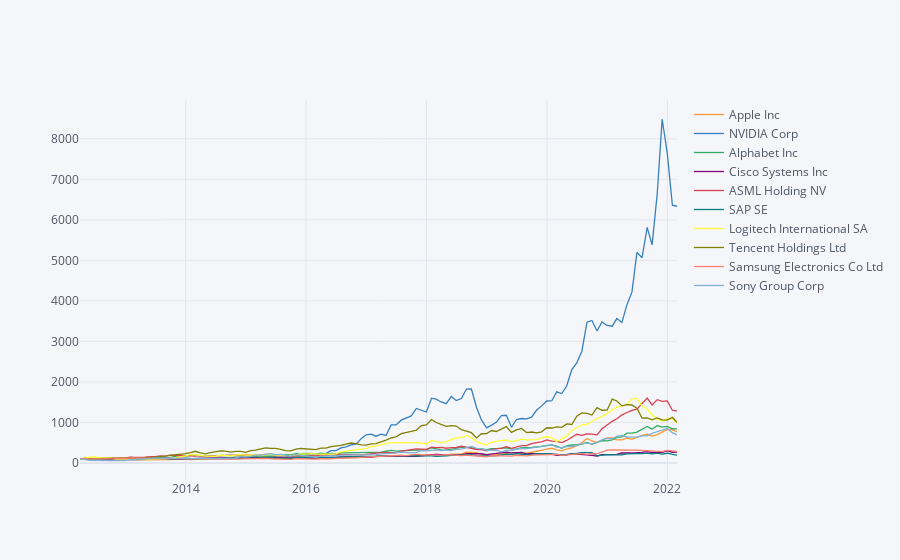

Here is the notebook cell this chart was saved with:
### Markdown cell above
## 3.2 Übersicht mittels Liniendiagramm

### Code cell
import chart_studio
import cufflinks as cf

cf.set_config_file(offline = True)

assetdata.normalize().iplot()
